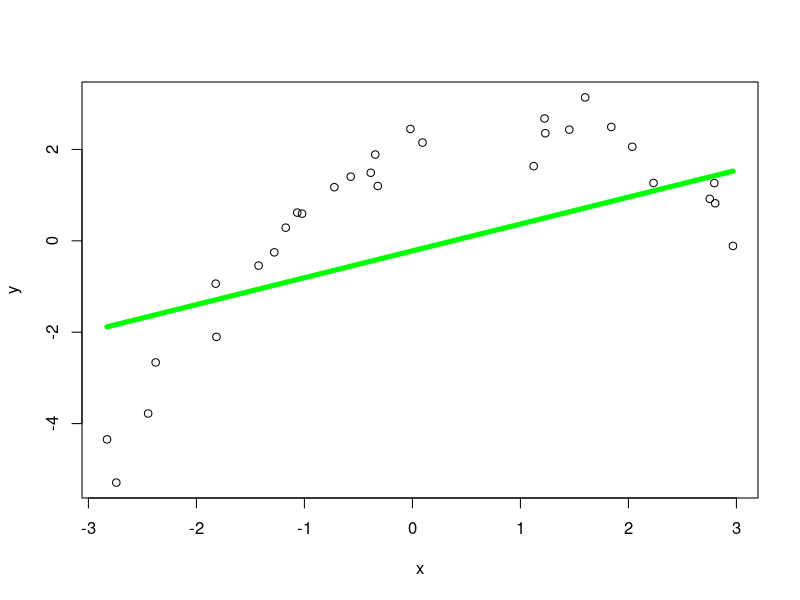

Here is the R script that generated this plot:
fitModel = function(x, y, degree) {
  if(degree == 1) {
    regression = lm(x ~ y)
    coefficients = coef(regression)
    
    return(coefficients[1] + coefficients[2] * x)
  }
}

x = runif(30, -3, 3)
y = 2 + x - 0.5 * x ^ 2
errors = rnorm(n = 30, mean = 0, sd = 0.4)
y = y + errors

plot(x, y)

linearmodel = fitModel(x = x, y = y, degree = 1)
lines(x, linearmodel, col='green', lwd=5)